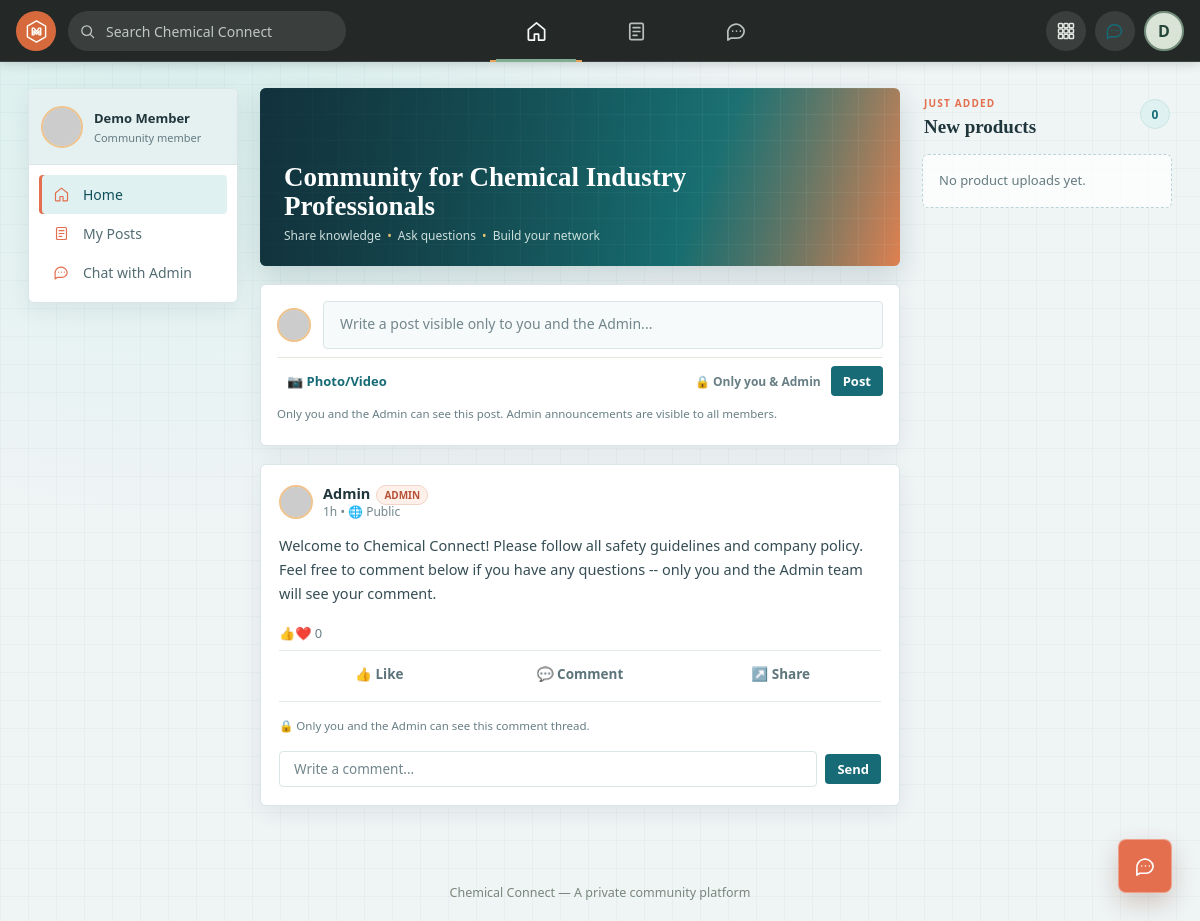
Page /index.php (signed in) on the committed database.
### tables this page shows
CREATE TABLE admin_posts (
  id          INT AUTO_INCREMENT PRIMARY KEY,
  admin_id    INT NOT NULL,
  content     TEXT,
  media_path  VARCHAR(255) DEFAULT NULL,
  media_type  ENUM('image','video') DEFAULT NULL,
  created_at  TIMESTAMP NOT NULL DEFAULT CURRENT_TIMESTAMP,
  CONSTRAINT fk_admin_posts_admin
    FOREIGN KEY (admin_id) REFERENCES users(id) ON DELETE CASCADE
);

CREATE TABLE users (
  id          INT AUTO_INCREMENT PRIMARY KEY,
  name        VARCHAR(100)  NOT NULL,
  email       VARCHAR(150)  NOT NULL UNIQUE,
  password    VARCHAR(255)  NOT NULL,
  role        ENUM('admin','user') NOT NULL DEFAULT 'user',
  avatar      VARCHAR(255)  DEFAULT NULL,
  cover_photo VARCHAR(255)  DEFAULT NULL,
  status      ENUM('active','blocked') NOT NULL DEFAULT 'active',
  created_at  TIMESTAMP     NOT NULL DEFAULT CURRENT_TIMESTAMP
);

### includes/functions.php (called while the page is built, shortened)
<?php
function e($str): string
{
    return htmlspecialchars((string)$str, ENT_QUOTES, 'UTF-8');
}
function timeAgo(string $datetime): string
{
    $timestamp = strtotime($datetime);
    $diff = time() - $timestamp;
    if ($diff < 86400) return floor($diff / 3600) . 'h';
    return date('M j, Y', $timestamp);
}
    ?>

### includes/auth.php (called while the page is built, shortened)
<?php
function isLoggedIn(): bool
{
    return isset($_SESSION['user_id']);
}
function isAdmin(): bool
{
    return isLoggedIn() && ($_SESSION['role'] ?? '') === 'admin';
}
function currentUserName(): string
{
    return $_SESSION['name'] ?? '';
}

### index.php (the view, shortened to what this page needs)
<?php
require_once __DIR__ . '/includes/init.php';
$userId  = currentUserId();
$profileStmt = $pdo->prepare('SELECT avatar FROM users WHERE id = ?');
$profileStmt->execute([$userId]);
$profile = $profileStmt->fetch();
$avatarUrl = !empty($profile['avatar'])
    ? 'profile_media.php?id=' . (int)$userId . '&type=avatar'
    : 'https://api.dicebear.com/7.x/initials/svg?seed=' . urlencode(currentUserName()) . '&backgroundColor=1d5aa8';
$stmt = $pdo->prepare("
    SELECT p.*, u.name AS author_name, u.role AS author_role
    FROM admin_posts p
    JOIN users u ON u.id = p.admin_id
    WHERE u.role = 'admin'
    ORDER BY p.created_at DESC
");
$stmt->execute();
$posts = $stmt->fetchAll();
$recentProductsStmt = $pdo->query('SELECT id, name, description, media_type, created_at FROM products ORDER BY created_at DESC LIMIT 4');
$recentProducts = $recentProductsStmt->fetchAll();
$likeCountStmt = $pdo->prepare('SELECT COUNT(*) AS c FROM post_likes WHERE post_id = ?');
$likedStmt = $pdo->prepare('SELECT 1 FROM post_likes WHERE post_id = ? AND user_id = ?');
$assetPrefix = '';
$bodyClass = 'member-app';
require __DIR__ . '/includes/header.php';
require __DIR__ . '/includes/navbar.php';
?>
<div class="layout community-layout">
  <div class="sidebar-left">
    <div class="card member-panel">
      <div class="member-panel-profile">
        <img class="avatar" src="<?php echo e($avatarUrl); ?>" alt="">
        <div><strong><?php echo e(currentUserName()); ?></strong><span>Community member</span></div>
      </div>
      <nav class="side-menu" aria-label="Member navigation">
        <a href="index.php" class="active"><span class="icon" aria-hidden="true"><svg viewBox="0 0 24 24"><path d="m3.5 10 8.5-7 8.5 7v10a1 1 0 0 1-1 1h-5.3v-6.2h-4.4V21H4.5a1 1 0 0 1-1-1z"/></svg></span> Home</a>
        <a href="my_posts.php"><span class="icon" aria-hidden="true"><svg viewBox="0 0 24 24"><rect x="5" y="3.5" width="14" height="17" rx="1.5"/><path d="M8.5 8h7M8.5 12h7M8.5 16h4"/></svg></span> My Posts</a>
        <a href="#chat"><span class="icon" aria-hidden="true"><svg viewBox="0 0 24 24"><path d="M20 11.5a7.5 7.5 0 0 1-7.5 7.5H6l-3 2v-6.5A7.5 7.5 0 1 1 20 11.5Z"/><path d="M8 11.5h.01M12 11.5h.01M16 11.5h.01"/></svg></span> Chat with Admin</a>
      </nav>
    </div>
  </div>
  <div class="community-feed">
    <div class="hero-banner">
      <div class="hero-text">
        <h1>Community for Chemical Industry Professionals</h1>
        <div class="tags">Share knowledge <span>•</span> Ask questions <span>•</span> Build your network</div>
      </div>
    </div>
    <div class="card composer member-composer" id="feed">
      <form method="POST" enctype="multipart/form-data">
        <div class="row1">
          <img class="avatar" src="<?php echo e($avatarUrl); ?>" alt="">
          <textarea name="content" rows="1" placeholder="Write a post visible only to you and the Admin..."></textarea>
        </div>
        <div class="row2">
          <label class="attach-label">
            📷 Photo/Video
          </label>
          <span class="audience-control">🔒 Only you &amp; Admin</span>
          <button type="submit" class="btn btn-primary btn-sm">Post</button>
        </div>
      </form>
      <div class="private-note">Only you and the Admin can see this post. Admin announcements are visible to all members.</div>
    </div>
    <?php foreach ($posts as $post): ?>
      <?php
        $likeCountStmt->execute([$post['id']]);
        $likeCount = (int)$likeCountStmt->fetch()['c'];
        $likedStmt->execute([$post['id'], $userId]);
        $iLiked = (bool)$likedStmt->fetch();
      ?>
      <div class="card post-card" id="post-<?php echo (int)$post['id']; ?>">
        <div class="post-header">
          <img class="avatar" src="https://api.dicebear.com/7.x/initials/svg?seed=<?php echo urlencode($post['author_name']); ?>&backgroundColor=<?php echo $post['author_role'] === 'admin' ? '14549e' : '1d5aa8'; ?>" alt="">
          <div class="who">
            <div class="name"><?php echo e($post['author_name']); ?><span class="badge-admin"><?php echo strtoupper($post['author_role']); ?></span></div>
            <div class="meta"><?php echo timeAgo($post['created_at']); ?> &bull; 🌐 Public</div>
          </div>
        </div>
        <?php if ($post['content']): ?>
          <div class="post-content"><?php echo nl2br(e($post['content'])); ?></div>
        <?php endif; ?>
        <div class="post-stats">
          <span>👍❤️ <span class="like-count-<?php echo $post['id']; ?>"><?php echo $likeCount; ?></span></span>
        </div>
        <div class="post-actions">
          <button class="like-btn <?php echo $iLiked ? 'liked' : ''; ?>" data-post-id="<?php echo $post['id']; ?>">👍 Like</button>
          <button onclick="document.getElementById('comment-input-<?php echo $post['id']; ?>').focus(); return false;">💬 Comment</button>
          <button onclick="return false;">↗️ Share</button>
        </div>
        <div class="comment-section">
          <div class="private-note">🔒 Only you and the Admin can see this comment thread.</div>
          <form class="comment-form">
            <input type="text" id="comment-input-<?php echo $post['id']; ?>" name="comment" placeholder="Write a comment...">
            <button type="submit" class="btn btn-primary btn-sm">Send</button>
          </form>
        </div>
      </div>
    <?php endforeach; ?>
  </div>
  <aside class="sidebar-right product-rail" aria-labelledby="recent-products-title">
    <div class="product-rail-heading">
      <div>
        <span class="product-rail-kicker">JUST ADDED</span>
        <h2 id="recent-products-title">New products</h2>
      </div>
      <span class="product-rail-count"><?php echo count($recentProducts); ?></span>
    </div>
    <?php if (empty($recentProducts)): ?>
      <p class="product-rail-empty">No product uploads yet.</p>
    <?php endif; ?>
  </aside>
</div>
<footer class="site-footer">Chemical Connect &mdash; A private community platform</footer>
<?php require __DIR__ . '/includes/footer.php'; ?>

### includes/header.php (shortened to what this page needs)
<?php
$assetPrefix = $assetPrefix ?? '';
$cssFile = __DIR__ . '/../assets/css/style.css';
$cssVersion = file_exists($cssFile) ? filemtime($cssFile) : time();
?>
<!DOCTYPE html>
<html lang="en">
<head>
<link rel="stylesheet" href="<?php echo $assetPrefix; ?>assets/css/style.css?v=<?php echo $cssVersion; ?>">
</head>
<body class="<?php echo e($bodyClass ?? ''); ?>">

### includes/navbar.php (shortened to what this page needs)
<?php
$assetPrefix = $assetPrefix ?? '';
$homeHref = isAdmin() ? $assetPrefix . 'admin/dashboard.php' : $assetPrefix . 'index.php';
$currentPage = basename($_SERVER['PHP_SELF']);
$profileAvatarPath = null;
if (isLoggedIn()) {
    $profileAvatarStmt = $pdo->prepare('SELECT avatar FROM users WHERE id = ?');
    $profileAvatarStmt->execute([currentUserId()]);
    $profileAvatarPath = $profileAvatarStmt->fetchColumn() ?: null;
}
?>
<div class="topnav">
  <div class="header-left">
    <a href="<?php echo $homeHref; ?>" class="brand" aria-label="Chemical Connect home">
      <span class="brand-mark" aria-hidden="true"><svg viewBox="0 0 32 32"><path d="M16 3.5 26.8 9.7v12.6L16 28.5 5.2 22.3V9.7z"/><path d="M11 20V12h2.2l2.8 4.2 2.8-4.2H21v8h-2v-4.8l-3 4.1-3-4.1V20z"/></svg></span>
    </a>
    <form class="header-search" role="search" method="get" action="<?php echo $assetPrefix; ?>search.php">
      <button class="search-submit" type="submit" aria-label="Search" title="Search">
        <svg viewBox="0 0 24 24" aria-hidden="true"><circle cx="10.8" cy="10.8" r="6.8"/><path d="m16 16 4.5 4.5"/></svg>
      </button>
      <input type="search" name="q" value="<?php echo e($_GET['q'] ?? ''); ?>" placeholder="Search Chemical Connect" aria-label="Search community">
    </form>
  </div>
  <nav class="nav-links" aria-label="Main navigation">
    <a href="<?php echo $homeHref; ?>" class="<?php echo in_array($currentPage, ['dashboard.php', 'index.php'], true) ? 'active' : ''; ?>" aria-label="Home" title="Home">
      <svg viewBox="0 0 24 24" aria-hidden="true"><path d="m3.5 10 8.5-7 8.5 7v10a1 1 0 0 1-1 1h-5.3v-6.2h-4.4V21H4.5a1 1 0 0 1-1-1z"/></svg>
    </a>
    <?php if (isAdmin()): ?>
      <a href="<?php echo $assetPrefix; ?>admin/users.php" class="<?php echo in_array($currentPage, ['users.php', 'user_detail.php'], true) ? 'active' : ''; ?>" aria-label="Members" title="Members">
        <svg viewBox="0 0 24 24" aria-hidden="true"><circle cx="9" cy="8" r="3.5"/><path d="M2.8 20v-1.2a6.2 6.2 0 0 1 12.4 0V20zM16 5a3.5 3.5 0 0 1 0 6.8M18 14a4.8 4.8 0 0 1 3.2 4.6V20h-3"/></svg>
      </a>
      <a href="<?php echo $assetPrefix; ?>admin/messages.php" class="<?php echo $currentPage === 'messages.php' ? 'active' : ''; ?>" aria-label="Messages" title="Messages">
        <svg viewBox="0 0 24 24" aria-hidden="true"><rect x="3" y="5" width="18" height="14" rx="2"/><path d="m4 7 8 6 8-6"/></svg>
      </a>
    <?php else: ?>
      <a href="<?php echo $assetPrefix; ?>my_posts.php" class="<?php echo $currentPage === 'my_posts.php' ? 'active' : ''; ?>" aria-label="My Posts" title="My Posts">
        <svg viewBox="0 0 24 24" aria-hidden="true"><rect x="5" y="3.5" width="14" height="17" rx="1.5"/><path d="M8.5 8h7M8.5 12h7M8.5 16h4"/></svg>
      </a>
      <a href="#chat" aria-label="Chat with Admin" title="Chat with Admin">
        <svg viewBox="0 0 24 24" aria-hidden="true"><path d="M20 11.5a7.5 7.5 0 0 1-7.5 7.5H6l-3 2v-6.5A7.5 7.5 0 1 1 20 11.5Z"/><path d="M8 11.5h.01M12 11.5h.01M16 11.5h.01"/></svg>
      </a>
    <?php endif; ?>
  </nav>
  <div class="header-tools">
    <div class="dropdown header-dropdown">
      <button type="button" class="header-action" aria-label="Open site menu" title="Site menu" data-dropdown-toggle>
      </button>
    </div>
    <?php if (!isAdmin()): ?>
      <a class="header-action" href="#chat" aria-label="Open chat" title="Open chat">
        <svg viewBox="0 0 24 24" aria-hidden="true"><path d="M20 11.5a7.5 7.5 0 0 1-7.5 7.5H6l-3 2v-6.5A7.5 7.5 0 1 1 20 11.5Z"/><path d="M8 11.5h.01M12 11.5h.01M16 11.5h.01"/></svg>
      </a>
    <?php endif; ?>
    <div class="dropdown header-profile-dropdown">
      <button type="button" class="header-profile" aria-label="Open profile menu" title="Profile" data-dropdown-toggle>
        <?php if ($profileAvatarPath): ?>
          <img src="<?php echo $assetPrefix; ?>profile_media.php?id=<?php echo (int)currentUserId(); ?>&amp;type=avatar" alt="">
        <?php else: ?>
          <?php echo e(strtoupper(substr(currentUserName(), 0, 1))); ?>
        <?php endif; ?>
      </button>
    </div>
  </div>
</div>

### includes/footer.php (shortened to what this page needs)
<div class="chat-launcher-wrap" id="chat">
  <button type="button" class="chat-launcher" aria-label="Open chat" aria-expanded="false" aria-controls="chatPopup">
    <svg viewBox="0 0 24 24" aria-hidden="true"><path d="M20 11.5a7.5 7.5 0 0 1-7.5 7.5H6l-3 2v-6.5A7.5 7.5 0 1 1 20 11.5Z"/><path d="M8 11.5h.01M12 11.5h.01M16 11.5h.01"/></svg>
  </button>
</div>
</body>
</html>

### rows in the picture
admin_posts: admin.name "Admin", admin.role "ADMIN", created_at "1h", content "Welcome to Chemical Connect! Please follow all safety guidelines and company policy. Feel free to comment below if you have any questions -- only you and the Admin team will see your comment.", likeCount "0"

### other values in the picture
substr(currentUserName(), 0, 1) "D"
currentUserName() "Demo Member"
count($recentProducts) "0"
